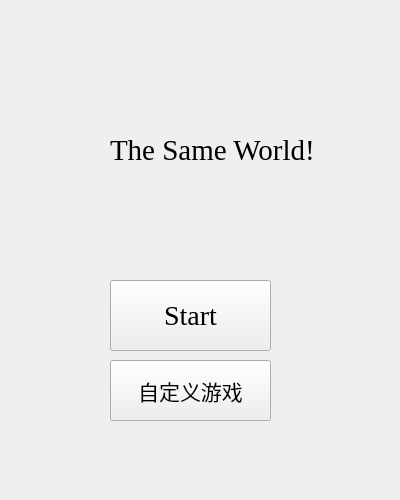
<?xml version="1.0" encoding="UTF-8"?>
<ui version="4.0">
 <class>Form</class>
 <widget class="QWidget" name="Form">
  <property name="geometry">
   <rect>
    <x>0</x>
    <y>0</y>
    <width>400</width>
    <height>500</height>
   </rect>
  </property>
  <property name="windowTitle">
   <string>Form</string>
  </property>
  <widget class="QLabel" name="label">
   <property name="geometry">
    <rect>
     <x>110</x>
     <y>110</y>
     <width>221</width>
     <height>81</height>
    </rect>
   </property>
   <property name="font">
    <font>
     <family>Georgia</family>
     <pointsize>22</pointsize>
     <weight>50</weight>
     <bold>false</bold>
    </font>
   </property>
   <property name="text">
    <string>The Same World!</string>
   </property>
  </widget>
  <widget class="QPushButton" name="pushButton">
   <property name="geometry">
    <rect>
     <x>110</x>
     <y>280</y>
     <width>161</width>
     <height>71</height>
    </rect>
   </property>
   <property name="font">
    <font>
     <family>Georgia</family>
     <pointsize>21</pointsize>
    </font>
   </property>
   <property name="styleSheet">
    <string notr="true"/>
   </property>
   <property name="text">
    <string>Start</string>
   </property>
  </widget>
  <widget class="QPushButton" name="pushButton_2">
   <property name="geometry">
    <rect>
     <x>110</x>
     <y>360</y>
     <width>161</width>
     <height>61</height>
    </rect>
   </property>
   <property name="font">
    <font>
     <pointsize>16</pointsize>
    </font>
   </property>
   <property name="text">
    <string>自定义游戏</string>
   </property>
  </widget>
 </widget>
 <resources/>
 <connections/>
</ui>
